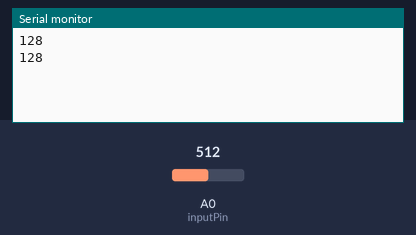
A sketch run on a simulated Arduino Uno, built with avr-gcc and run on an emulated ATmega328P. On the bench: the last lines printed to the serial monitor. The inputs (shaded band) are chosen by the test bench; at power-on: A0 (inputPin) = 512.

Above: at 1.8 s.
1.9 s: A0 (inputPin) set to 716
At 2.8 s:
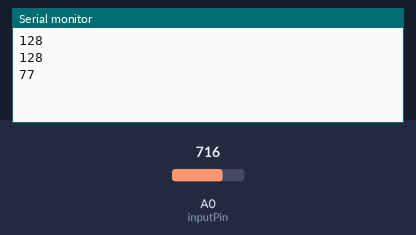
3.4 s: A0 (inputPin) set to 900
At 4.5 s:
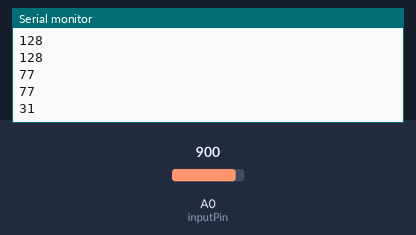
Timing chart, 0 to 6.4 s (numbered marks = the images above; inputs shaded):
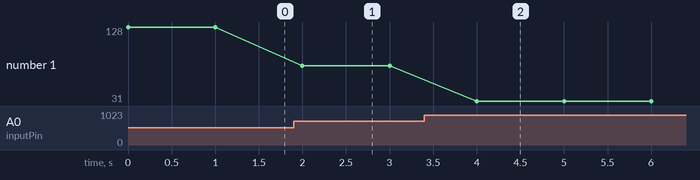

Measured:
- after the input at 1.9 s, the serial monitor: prints a new line after 0.10 s (image 1)
- after the input at 3.4 s, the serial monitor: prints a new line after 0.60 s (image 2)
- plotted number 1: 128 → 77 after the input at 1.9 s, 77 → 31 after the input at 3.4 s

The sketch:

AnalogeLichtSensor.ino
```cpp
int inputPin = 0;   // Pin waarop we een analoog signaal gaan 'meten'
int val;            // Integer getal waarin we de meting tijdelijk opslaan

void setup()
  {
  Serial.begin(9600);          //  initializeer de seriele poort op 9600 Baud
  }

void loop()
  {
  val = analogRead(inputPin); // read the input pin
  //val = 256 - (val>>2);
  val = 256 - (val/4);
  Serial.println(val);        // zend de waarde over de seriele poort
  // Serial.print(val);        // zend de waarde over de seriele poort
  delay(1000);                // wacht 1000 ms om niet teveel metingen te sturen
  }
```
